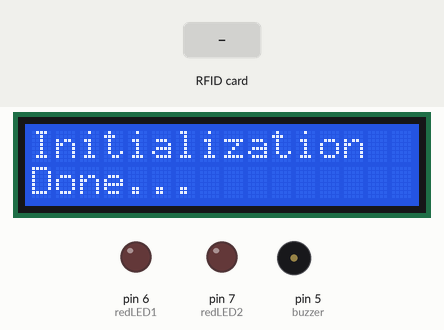
Simulated run of this sketch. Board: Arduino Uno, built with avr-gcc and run on an emulated ATmega328P. Parts: 16×2 character LCD, output pins drawn as LEDs (lit = HIGH), buzzer (waves = sounding). The test bench sets the inputs (shaded band). The local clock reads 2024-03-15 10:24:30 at power-on unless the sketch sets it; storage starts empty; pins used as bus, display or sensor lines are not drawn; what the sketch prints to the serial monitor is not drawn.

Above: at 2.2 s.
At 3.7 s:
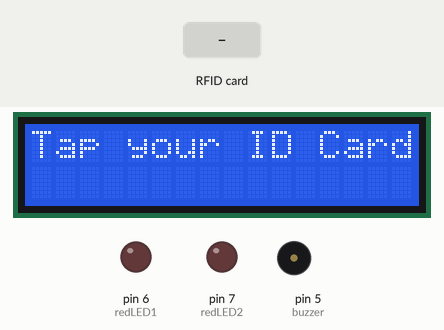
3.8 s: RFID card 5E 7A 19 C4 held to the reader
At 9.2 s:
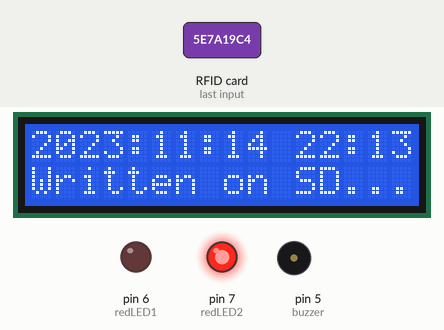
11.9 s: RFID card 5E 7A 19 C4 held to the reader
At 20.0 s:
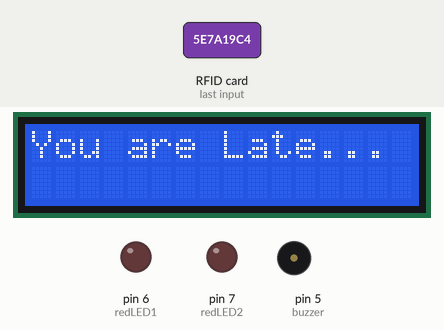
Timing chart, 0 to 21.5 s (numbered marks = the images above; inputs shaded):
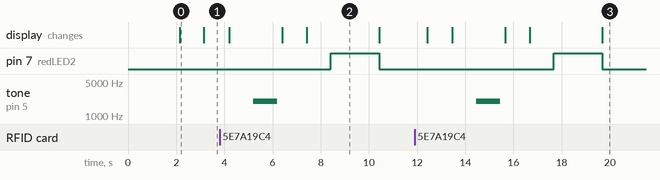

The sketch:

RFID_Attendance.ino
```cpp
#include <LiquidCrystal.h>
#include <MFRC522.h> // for the RFID
#include <SPI.h> // for the RFID and SD card module
#include <SD.h> // for the SD card
#include <RTClib.h> // for the RTC

LiquidCrystal lcd(3, 2, A0, A1, A2, A3); // initialize the library with the numbers of the interface pins
//   The circuit:
//  * LCD RS pin to digital pin 3
//  * LCD Enable pin to digital pin 2
//  * LCD D4 pin to digital pin A0
//  * LCD D5 pin to digital pin A1
//  * LCD D6 pin to digital pin A2
//  * LCD D7 pin to digital pin A3

// define pins for RFID
#define CS_RFID 10
#define RST_RFID 9
// define select pin for SD card module
#define CS_SD 4

// Create a file to store the data
File myFile;

// Instance of the class for RFID
MFRC522 rfid(CS_RFID, RST_RFID);

// Variable to hold the tag's UID
String uidString;

// Instance of the class for RTC
RTC_DS1307 rtc;

// Define check in time
const int checkInHour = 14;
const int checkInMinute = 30;

//Variable to hold user check in
int userCheckInHour;
int userCheckInMinute;

// Pins for LEDs and buzzer
const int redLED1 = 6;
const int redLED2 = 7;
const int buzzer = 5;

void setup() {

  // Set LEDs and buzzer as outputs
  pinMode(redLED1, OUTPUT);
  pinMode(redLED2, OUTPUT);
  pinMode(buzzer, OUTPUT);

  // Init Serial port
  Serial.begin(9600); // open the serial port at 9600 bps:
  lcd.begin(16,2); // starting the 16*2 LCD display
  while(!Serial); // Adding this line makes the board pause until you open the serial port, so you get to see that initial bit of data. Needed for native USB port only like Leonardo/Micro/Zero

  SPI.begin(); // starting the serial peripherial interface
  rfid.PCD_Init(); // Init MFRC522 card (PCD means: proximity coupling device)

  // Setup for the SD card
  Serial.print("Initializing SD card...");
  lcd.print("Initializing ");
  lcd.setCursor(0, 1); // set the cursor to column 0, line 1
  lcd.print("SD card...");
  delay(2000); // wait for 3 seconds
  lcd.clear(); // clear the lcd

  if(!SD.begin(CS_SD)) { // SD.begin(ss_pin) initializes the SD library and card. It initializes the SPI bus, which is used for communication between Arduino and SD card. For SPI interface, CS_SD is the pin connected to the SS (slave select) pin in our case.  ss_pin is optional, if not set, the hardware SS pin is used.
    Serial.println("initialization failed!");
    lcd.print("Initialization ");
    lcd.setCursor(0, 1);
    lcd.print("failed!");
    return; // end of setup
  }
  Serial.println("initialization done.");
  lcd.print("Initialization ");
  lcd.setCursor(0, 1);
  lcd.print("Done...");

  // Setup for the RTC
  if(!rtc.begin()) { // real time clock check
    Serial.println("Couldn't find RTC");
    lcd.clear();
    lcd.print("Couldn't find RTC");
    while(1);                                          // when an error is caught, this method will fire and we will get time to reset the Arduino, hence stopping program to get into any more trouble
  }
  else {
    // following line sets the RTC to the date & time this sketch was compiled
    rtc.adjust(DateTime(F(__DATE__), F(__TIME__)));
  }
  if(!rtc.isrunning()) {
    Serial.println("RTC is NOT running!");
    lcd.clear();
    lcd.print("RTC Not Running!");
  }
}

void loop() {
  //look for new cards
  delay(1000);
  lcd.clear();
  lcd.print("Tap your ID Card");
  if(rfid.PICC_IsNewCardPresent()) { // Proximity Integrated Circuit Card
    readRFID();
    logCard();
    verifyCheckIn();
  }
  delay(10);
}

void readRFID() {
  rfid.PICC_ReadCardSerial(); // reading serial number of the card present
  lcd.clear();
  Serial.print("Tag UID: "); // Unified Information Devices
  lcd.print("Tag UID: ");
  for(int i=0;i<4;i++){
    uidString+=String(rfid.uid.uidByte[i]);
    uidString+=i!=3?" ":"";
  }
  // for (byte i = 0; i < 4; i ++) {
  //   uidString += (rfid.uid.uidByte[i] < 0x10 ? "0" : "") + String(rfid.uid.uidByte[i], HEX) + (i != 3 ? ":" : "" );
  // } // to get the result in nn:nn:nn:nn format
  Serial.println(uidString);
  lcd.setCursor(0, 1);
  lcd.print(uidString);
  delay(1000);

  // Sound the buzzer when a card is read
  tone(buzzer, 2000); // it sends a 2kHz sound signal to pin 9
  delay(1000); // pause the program for 1000 ms
  noTone(buzzer); // stop the signal sound
  delay(200);
}

void logCard() {
  // Enables SD card chip select pin
  digitalWrite(CS_SD,LOW);

  // Open file
  myFile=SD.open("DATA.txt", FILE_WRITE);

  // If the file opened ok, write to it
  if (myFile) {
    Serial.println("File opened ok");
    lcd.clear();
    lcd.print("File opened ok");
    delay(1000);
    myFile.print(uidString);
    myFile.print(", ");

    // Save time on SD card
    DateTime now = rtc.now();
    myFile.print(now.year(), DEC);
    myFile.print('/');
    myFile.print(now.month(), DEC);
    myFile.print('/');
    myFile.print(now.day(), DEC);
    myFile.print(',');
    myFile.print(now.hour(), DEC);
    myFile.print(':');
    myFile.println(now.minute(), DEC);

    // Print time on Serial monitor
    Serial.print(now.year(), DEC);
    Serial.print('/');
    Serial.print(now.month(), DEC);
    Serial.print('/');
    Serial.print(now.day(), DEC);
    Serial.print(' ');
    Serial.print(now.hour(), DEC);
    Serial.print(':');
    Serial.println(now.minute(), DEC);
    Serial.println("sucessfully written on SD card");

    // Print time on lcd
    lcd.clear();
    lcd.print(now.year(), DEC);
    lcd.print(':');
    lcd.print(now.month(), DEC);
    lcd.print(':');
    lcd.print(now.day(), DEC);
    lcd.print(' ');
    lcd.setCursor(11, 0);
    lcd.print(now.hour(), DEC);
    lcd.print(':');
    lcd.print(now.minute(), DEC);
    lcd.setCursor(0, 1);
    lcd.print("Written on SD...");
    delay(1000);

    myFile.close();

    // Save check in time;
    userCheckInHour = now.hour();
    userCheckInMinute = now.minute();
  }
  else {

    Serial.println("error opening data.txt");
    lcd.clear();
    lcd.print("error opening data.txt");
  }
  // Disables SD card chip select pin
  digitalWrite(CS_SD,HIGH);
}

void verifyCheckIn(){
  if((userCheckInHour < checkInHour)||((userCheckInHour==checkInHour) && (userCheckInMinute <= checkInMinute))){
    digitalWrite(redLED1, HIGH);
    delay(2000);
    digitalWrite(redLED1,LOW);
    Serial.println("You're on time!");
    lcd.clear();
    lcd.print("You're on time!");
  }
  else{
    digitalWrite(redLED2, HIGH);
    delay(2000);
    digitalWrite(redLED2,LOW);
    Serial.println("You are late...");
    lcd.clear();
    lcd.print("You are Late...");
    delay(2000);
    lcd.clear();

  }

}
```

Measured:
- after the input at 3.8 s, pin 7 (redLED2): LOW → HIGH after 4.6 s, → LOW 2.0 s later; tone on pin 5 (buzzer): silent → 2000 Hz after 1.4 s, → silent 1.0 s later; the display: first changes after 0.40 s (image 2 shows a later state)
- after the input at 11.9 s, pin 7 (redLED2): LOW → HIGH after 5.8 s, → LOW 2.0 s later; tone on pin 5 (buzzer): silent → 2000 Hz after 2.6 s, → silent 1.0 s later; the display: first differs from a run without the input after 1.6 s (image 3 shows a later state)
- what the display in image 0 shows lasts 1.0 s, from 2.1 s to 3.1 s
- what the display in image 2 shows lasts 3.0 s, from 7.4 s to 10.4 s
